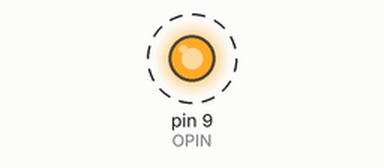
Recording of a sketch running on a simulated Arduino Uno, built with avr-gcc and run on an emulated ATmega328P. Parts: output pins drawn as LEDs (lit = HIGH). Dashed ring = blinking.

Above: at 0.5 s.
Timing chart, 0 to 4.6 s (numbered marks = the images above):
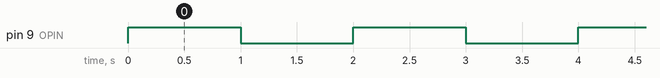

The sketch:

blinkingLED.ino
```cpp
const int OPIN = 9; // LED will be connected to pin 9
void setup() {
  // put your setup code here, to run once:
  pinMode(OPIN, OUTPUT);
}

void loop() {
  // put your main code here, to run repeatedly:
  digitalWrite(OPIN,HIGH); // On
  delay(1000); // pauses entire program temporarily
  digitalWrite(OPIN, LOW); // off
  delay (1000);
}
```

Measured:
- by itself, pin 9 (OPIN): alternates HIGH for 1.0 s and LOW for 1.0 s
